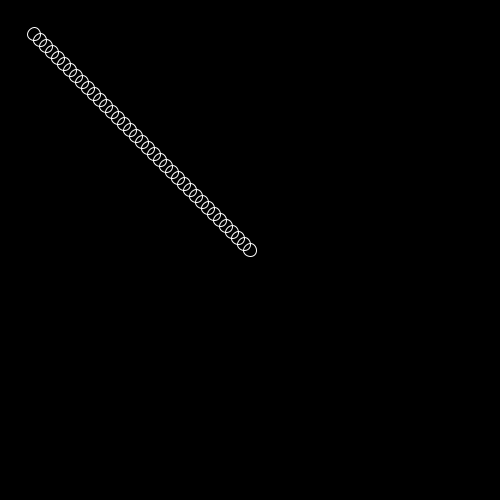
Frame 1 (no input)
Frame 60 (the mouse pressed at the canvas centre just before this capture): identical to frame 1, image omitted
Frame 120 (the mouse held since frame 60 and released just before this capture): blank canvas, image omitted

The Processing sketch that drew this single still picture (run headless with seeded random() and noise(); from frame 60 on, the mouse is pressed at the canvas centre):

// Processing sketch: bethany
// ── bethany.pde
int diam=10; 

void setup() {
  size(500, 500);
}


void draw() {
  background(0);
  int canvasCenter=500/2;

  //start the drawing at the middle of the canvas
  int x=canvasCenter;
  int y=canvasCenter;

  //figure out the distance between the two points (canvas center and the mouse)
  float distance=sqrt(pow(mouseX-canvasCenter, 2) + pow(mouseY-canvasCenter, 2));

  //figure out total number of circles that means
  int number=round(distance/diam)+1;
  noFill();
  stroke(255);

  //figure out how much you need to add to x and y each time you draw a new circle based on where the mouse is
  float xDist=(mouseX-canvasCenter)/(number);
  float yDist=(mouseY-canvasCenter)/(number);


  for (int i=0; i<=number; i++)
  {
    //draw a circle (add 2.5 so they look like a chain)
    circle(x, y, diam+2.5);

    //move the center before the loop makes the drawing happen again
    x+=xDist;
    y+=yDist;
  }
}
